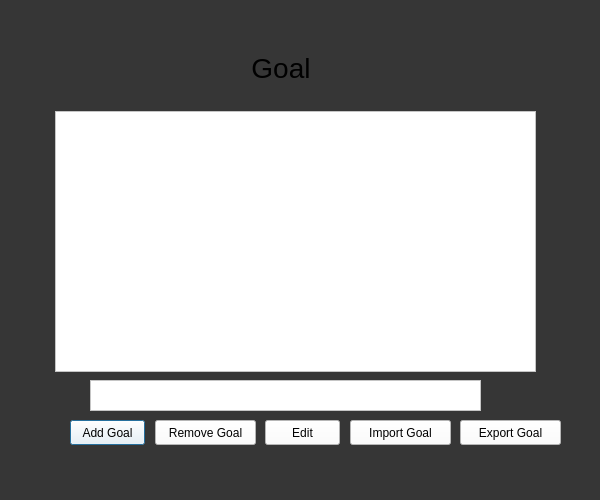
<?xml version="1.0" encoding="UTF-8"?>
<ui version="4.0">
 <class>Dialog</class>
 <widget class="QDialog" name="Dialog">
  <property name="geometry">
   <rect>
    <x>0</x>
    <y>0</y>
    <width>600</width>
    <height>500</height>
   </rect>
  </property>
  <property name="windowTitle">
   <string>Dialog</string>
  </property>
  <property name="styleSheet">
   <string notr="true">background-color: #363636</string>
  </property>
  <widget class="QWidget" name="horizontalLayoutWidget">
   <property name="geometry">
    <rect>
     <x>200</x>
     <y>50</y>
     <width>162</width>
     <height>35</height>
    </rect>
   </property>
   <layout class="QHBoxLayout" name="horizontalLayout">
    <item>
     <widget class="QLabel" name="label">
      <property name="styleSheet">
       <string notr="true">font: 28px</string>
      </property>
      <property name="text">
       <string>Goal</string>
      </property>
      <property name="alignment">
       <set>Qt::AlignCenter</set>
      </property>
     </widget>
    </item>
   </layout>
  </widget>
  <widget class="QPushButton" name="addGoalButton">
   <property name="geometry">
    <rect>
     <x>70</x>
     <y>420</y>
     <width>75</width>
     <height>25</height>
    </rect>
   </property>
   <property name="styleSheet">
    <string notr="true">background-color: white;
color: black;</string>
   </property>
   <property name="text">
    <string>Add Goal</string>
   </property>
  </widget>
  <widget class="QPushButton" name="removeGoalButton">
   <property name="geometry">
    <rect>
     <x>155</x>
     <y>420</y>
     <width>101</width>
     <height>25</height>
    </rect>
   </property>
   <property name="styleSheet">
    <string notr="true">background-color: white;
color: black;</string>
   </property>
   <property name="text">
    <string>Remove Goal</string>
   </property>
  </widget>
  
  <widget class="QTextEdit" name="goalInputBox">
   <property name="geometry">
    <rect>
     <x>90</x>
     <y>380</y>
     <width>391</width>
     <height>31</height>
    </rect>
   </property>
   <property name="styleSheet">
    <string notr="true">background-color: white;
color:black;</string>
   </property>
  </widget>
  <widget class="QListWidget" name="goalList_Widget">
   <property name="geometry">
    <rect>
     <x>55</x>
     <y>111</y>
     <width>481</width>
     <height>261</height>
    </rect>
   </property>
   <property name="styleSheet">
    <string notr="true">background-color: white;
color: black;</string>
   </property>
  </widget>
  <widget class="QPushButton" name="editGoalButton">
   <property name="geometry">
    <rect>
     <x>265</x>
     <y>420</y>
     <width>75</width>
     <height>25</height>
    </rect>
   </property>
   <property name="styleSheet">
    <string notr="true">background-color: white;
color: black;</string>
   </property>
   <property name="text">
    <string>Edit</string>
   </property>
  </widget>
 <widget class="QPushButton" name="importButton">
   <property name="geometry">
    <rect>
     <x>350</x>
     <y>420</y>
     <width>101</width>
     <height>25</height>
    </rect>
   </property>
   <property name="styleSheet">
    <string notr="true">background-color: white; color: black;</string>
   </property>
   <property name="text">
    <string>Import Goal</string>
   </property>
  </widget>
  <widget class="QPushButton" name="exportButton">
   <property name="geometry">
    <rect>
     <x>460</x>
     <y>420</y>
     <width>101</width>
     <height>25</height>
    </rect>
   </property>
   <property name="styleSheet">
    <string notr="true">background-color: white; color: black;</string>
   </property>
   <property name="text">
    <string>Export Goal</string>
   </property>
  </widget>

 </widget>
 <resources/>
 <connections/>
</ui>
